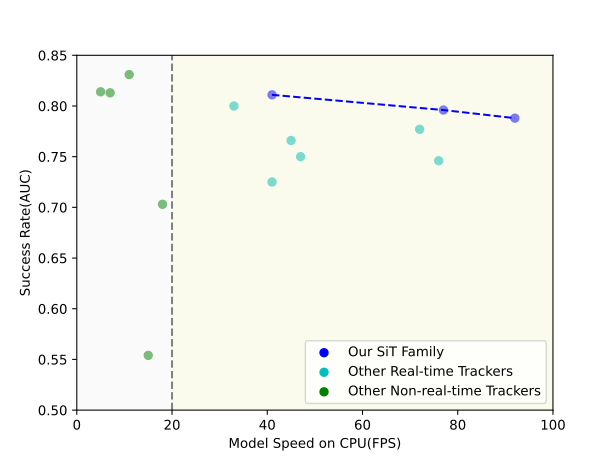

Reproduce this figure in Python.
import matplotlib.pyplot as plt
# 设置字体为 Times New Roman
plt.rcParams['font.family'] = 'Times New Roman'

# 假设我们有一些二维数据
x = [41,    77,    92,    33,  72,    76,    45,    47,   41,    18,    15,    11,    7,    5]
y = [0.811, 0.796, 0.788, 0.8, 0.777, 0.746, 0.766, 0.75, 0.725, 0.703, 0.554, 0.831, 0.813, 0.814]

colors = ['blue','blue','blue', 'c','c','c','c','c','c', 'green', 'green', 'green', 'green', 'green' ]

x1 = [41,    77,    92]
x2 = [33,  72,    76,    45,    47,   41]
x3 = [18,    15,    11,    7,    5]
y1 = [0.811, 0.796, 0.788]
y2 = [0.8, 0.777, 0.746, 0.766, 0.75, 0.725]
y3 = [0.703, 0.554, 0.831, 0.813, 0.814]
colors1 = ['blue','blue','blue']
colors2 = ['c','c','c','c','c','c']
colors3 = ['green', 'green', 'green', 'green', 'green']


names = ['SiT-Base', 'SiT-Small', 'SiT-Tiny', 'HiT-Base', 'HiT-Small', 'HiT-Tiny', 'HCAT', 'E.T.Track', 'LightTrack', 'ATOM', 'ECO', 'OSTrack-256', 'STARK-ST50', 'TransT']

print(len(x))
print(len(y))
print(len(names))
print(len(colors))
# 创建一个新的图形
plt.figure()

# 绘制散点图
# plt.scatter(x, y, c=colors)
plt.scatter(x1, y1, c=colors1, label="Our SiT Family")
plt.scatter(x2, y2, c=colors2, label="Other Real-time Trackers")
plt.scatter(x3, y3, c=colors3, label="Other Non-real-time Trackers")

# 添加图例
plt.legend()

ax = plt.gca()  # 获取当前的轴对象
ax.set_xlim([0, 100])  # 设置x轴范围
ax.set_ylim([0.5, 0.85])  # 设置y轴范围

plt.plot(x[0:3], y[0:3], color='blue', linestyle='--', label='Line connecting points')
# plt.plot(x[3:6], y[3:6], color='darksalmon', linestyle='--', label='Line connecting points')

# for i in range(len(x)):
#     plt.annotate(names[i], (x[i], y[i]))

# 在x=20处画一条竖直的虚线
plt.axvline(x=20, linestyle='--', color='grey')

# 设置x轴从0到20的范围的底色
plt.axvspan(0, 20, facecolor='whitesmoke', alpha=0.5)
# 设置x轴从0到20的范围的底色
plt.axvspan(20, 100, facecolor='beige', alpha=0.5)

# 设置标题和坐标轴标签
# plt.title('Model Speed on CPU（FPS）')
plt.xlabel('Model Speed on CPU(FPS)')
plt.ylabel('Success Rate(AUC)')

# 显示图形
# plt.show()

plt.savefig('picture1.svg', format='svg')